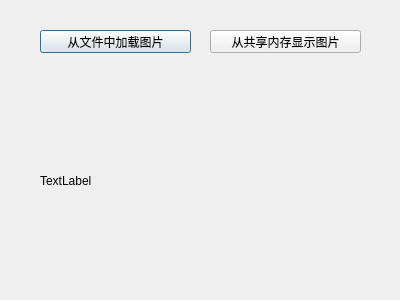
<?xml version="1.0" encoding="UTF-8"?>
<ui version="4.0">
 <class>Dialog</class>
 <widget class="QDialog" name="Dialog">
  <property name="geometry">
   <rect>
    <x>0</x>
    <y>0</y>
    <width>400</width>
    <height>300</height>
   </rect>
  </property>
  <property name="windowTitle">
   <string>Dialog</string>
  </property>
  <widget class="QPushButton" name="loadFromFileButton">
   <property name="geometry">
    <rect>
     <x>40</x>
     <y>30</y>
     <width>151</width>
     <height>23</height>
    </rect>
   </property>
   <property name="text">
    <string>从文件中加载图片</string>
   </property>
  </widget>
  <widget class="QPushButton" name="loadFromSharedMemoryButton">
   <property name="geometry">
    <rect>
     <x>210</x>
     <y>30</y>
     <width>151</width>
     <height>23</height>
    </rect>
   </property>
   <property name="text">
    <string>从共享内存显示图片</string>
   </property>
  </widget>
  <widget class="QLabel" name="label">
   <property name="geometry">
    <rect>
     <x>40</x>
     <y>110</y>
     <width>211</width>
     <height>141</height>
    </rect>
   </property>
   <property name="text">
    <string>TextLabel</string>
   </property>
  </widget>
 </widget>
 <layoutdefault spacing="6" margin="11"/>
 <resources/>
 <connections/>
</ui>
